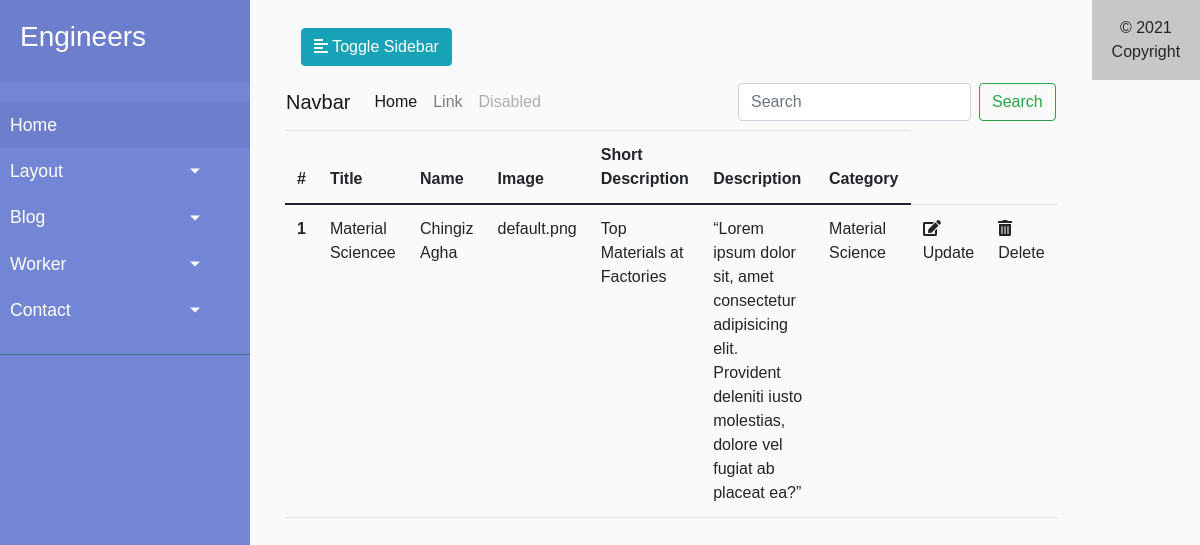
The app's page /admin/blog, older data.
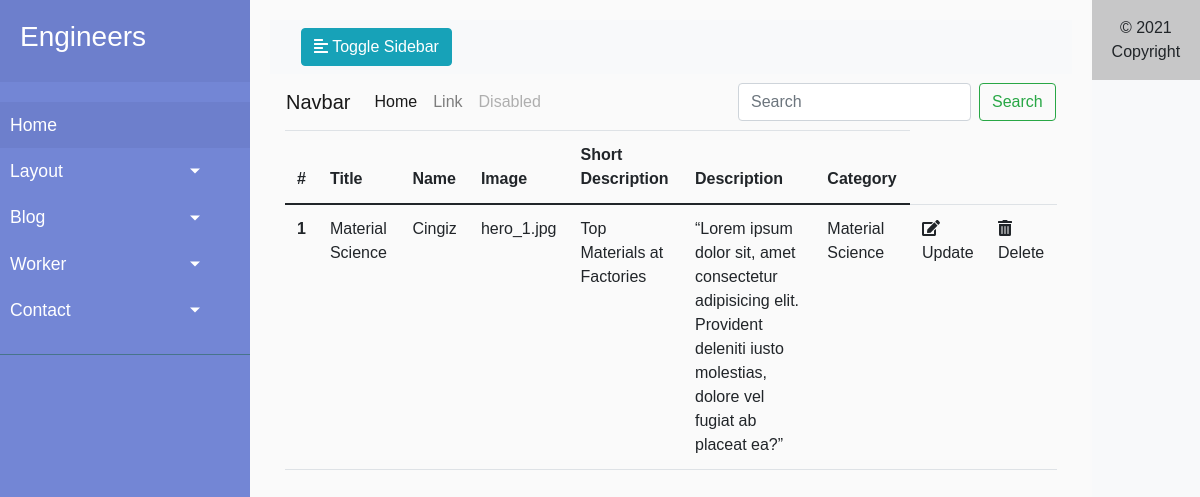
The same page, newer data.
### engineers/models.py (models this page shows, shortened)
class Blog(db.Model):
    id = db.Column(db.Integer, primary_key=True)
    title = db.Column(db.String(80), nullable=False)
    name = db.Column(db.String(20), nullable=False)
    image = db.Column(db.String(20), default='uploads/default.png')
    short_desc = db.Column(db.String(100), nullable=False)
    desc = db.Column(db.Text, nullable=False)
    category = db.Column(db.Integer, db.ForeignKey('blogcategory.id'), nullable=False)

### engineers/controllers.py (the view)
@app.route('/admin/blog')
def blog_list():
    blogs = Blog.query.all()
    blog_category = BlogCategory.query.all()
    return render_template('admin/blog.html', blogs=blogs, blog_category=blog_category)

### engineers/templates/admin/blog.html
{% extends 'admin/base.html' %}
{% block content %}
<div class="container">
    <div class="row ">
      <div class="col">
        <table class="table">
            <thead>
              <tr>
                <th scope="col">#</th>
                <th scope="col">Title</th>
                <th scope="col">Name</th>
                <th scope="col">Image</th>
                <th scope="col">Short Description</th>
                <th scope="col">Description</th>
                <th scope="col">Category</th>
              </tr>
            </thead>
            <tbody>
               {% for blog in blogs %}
              <tr>
                <th scope="row">{{blog.id}}</th>
                <td>{{blog.title}}</td>
                <td>{{blog.name}}</td>
                <td>{{blog.image}}</td>
                <td>{{blog.short_desc}}</td>
                <td>{{blog.desc}}</td>
                <td>{{blog.category}}</td>
                <td><a href="{{url_for('blog_update', id=blog.id)}}"><i class="fas fa-edit"></i>Update</a></td>
                <td><a href="{{url_for('blog_delete', id=blog.id)}}"  onclick="return confirm('Are You Sure To Delete ?')"><i class="fas fa-trash-alt"></i>Delete</a></td>             </tr>
              {% endfor %}
            </tbody>
          </table>
      </div>
    </div>
  </div>
</div>
{% endblock %}

Row changes from the older to the newer data that the page shows:
changed Blog "Material Science": title "Material Sciencee" → "Material Science"; name "Chingiz Agha" → "Cingiz"; image "default.png" → "hero_1.jpg"
